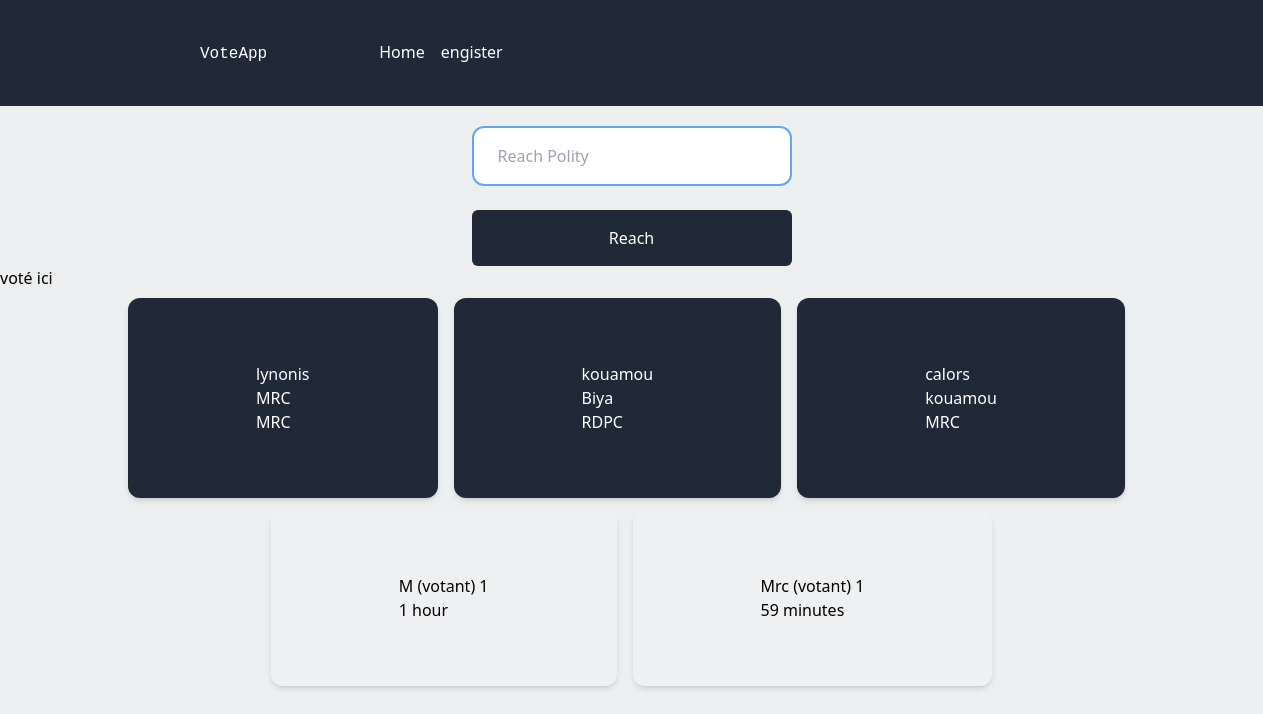
The page / on the database its author committed.
### core/models.py (models this page shows, shortened)
class PartiPolic(models.Model):
    CHOICES_PARTI =[
        ('RDPC', 'RDPC'),
        ('MRC', 'MRC'),
        ('UDC', 'UDC'),
    ]
    user         = models.OneToOneField(settings.AUTH_USER_MODEL , on_delete=models.CASCADE)
    name         = models.CharField(max_length=200,unique=True)
    choices_pati = models.CharField(max_length=200, choices=CHOICES_PARTI)

class Voting(models.Model):
    name           = models.CharField(max_length=200,)
    vote           = models.ManyToManyField(Mility)
    number_voting  = models.IntegerField()
    date_create    = models.DateTimeField(auto_now_add=False, default=timezone.now)

### core/views.py (the view)
# urls.py: path('',  views.index, name='index'),
def index(request):
    politic = PartiPolic.objects.all()
    voting = Voting.objects.all()
    reach = request.POST.get('reach')
    if reach:
        politic = PartiPolic.objects.filter(Q(name__contains=reach)|
                                            Q(user__contains=reach)|
                                            Q(choices_pati__contains=reach))
    else:
        voting = Voting.objects.all()
    return render(request, 'page/index.html', {'politic': politic, 'voting': voting})

### core/templates/page/index.html (shortened to what this page needs)
{% extends 'base.html' %}
{% block content %}
    <div class="flex justify-center mt-5">
        <form action="." method="get">
            <input class="py-4 px-6 rounded-xl  border-solid w-80
             border-2 border-blue-400"
            type="text" name="reach" placeholder="Reach Polity"><br>
            <div class="mt-3 ">
                <button type="submit" class="py-4 px-6 mt-3
                bg-gray-800  rounded-md text-white w-80" >Reach</button>
              </div>
        </form>
    </div>
     <a href="{% url 'formmility' %}">voté ici</a>
    <div class=" px-32 inline-flex space-x-4 mt-2  ">
       {% for polity in  politic %}
      <div class= "max-w-sm p-6 py-16 px-32 bg-gray-100/50
      rounded-xl bg-gray-800 shadow-md border-sky-600">
        <p class="text-white">
            {{ polity.user.username }}
        </p>
         <p class="text-white">
            {{ polity.name }}
         </p>
         <p class="text-white">
            {{ polity.choices_pati}}
         </p>
       </div>
       {% endfor %}
      </div>
    <div class="  flex items-streth space-x-4  py-3 flex justify-center">
      {% for vote in  voting%}
      <div class= "sm py-16 px-32 bg-gray-100/50 rounded-xl  shadow-md">
         <p>
            {{ vote.name }} (votant)  {{vote.number_voting}}
         </p>
           <span>
              {{ vote.date_create | timesince }}
           </span>
        </div>
      {% endfor %}
    </div>
{% endblock  %}

### templates/base.html (shortened to what this page needs)
<!DOCTYPE html>
<html lang="en">
<head>
    <script src="https://cdn.tailwindcss.com"></script>
</head>
<body class="bg-gray-200/70">
     {% include 'navbar.html' %}
    {% block content %}
    {% endblock  %}
</body>
</html>

### templates/navbar.html
<nav class="bg-gray-800 py-10 px-2">
<div class="px-48">
    <ul class="inline-flex space-x-4 ">
        <a href=" {% url 'index' %}">
            <samp class="pr-24 text-white">VoteApp</samp>
        </a>
        <li class="">
            <a class="text-white" href="{% url 'index' %}">Home</a>
        </li>
        <li>
            <a class="text-white" href="{% url 'register' %}">engister</a>
        </li>
    </ul>
</div>
</nav>

### rows shown on the page
PartiPolic: user.username "lynonis", name "MRC", choices_pati "MRC"
PartiPolic: user.username "kouamou", name "Biya", choices_pati "RDPC"
PartiPolic: user.username "calors", name "kouamou", choices_pati "MRC"
Voting: name "M", number_voting "1", date_create "1 hour"
Voting: name "Mrc", number_voting "1", date_create "59 minutes"
